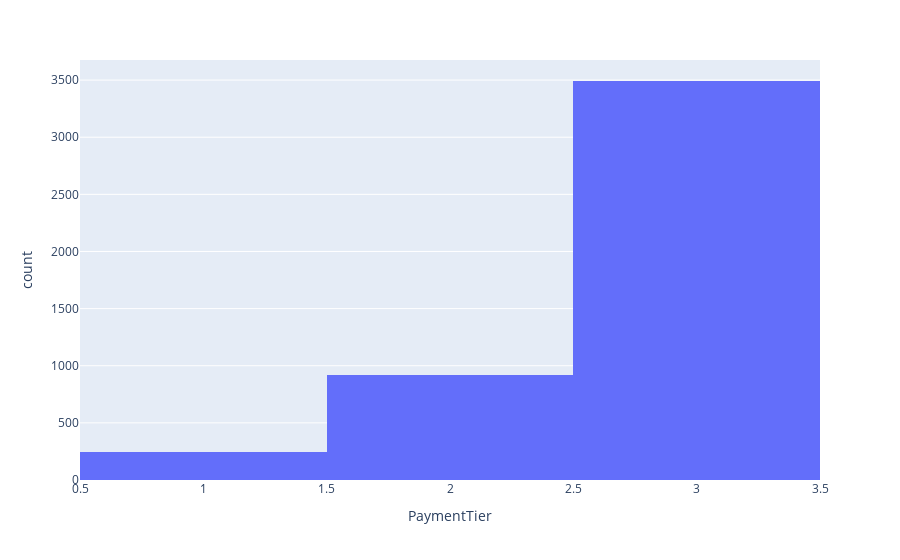

Notebook code for this chart:
### Code cell
px.histogram(data_frame=df , x ="PaymentTier")

### Figure 1 — Plotly figure (JSON) as saved in the notebook; plotly's stock layout.template omitted (floating-point values rounded to 4 significant figures; data arrays with more than 128 entries replaced by an {"elided": "..."} marker saying what was removed)
{"data": [{"alignmentgroup": "True", "bingroup": "x", "hovertemplate": "PaymentTier=%{x}<br>count=%{y}<extra></extra>", "legendgroup": "", "marker": {"color": "#636efa", "pattern": {"shape": ""}}, "name": "", "offsetgroup": "", "orientation": "v", "showlegend": false, "type": "histogram", "x": {"elided": "4653 int values"}, "xaxis": "x", "yaxis": "y"}], "layout": {"barmode": "relative", "legend": {"tracegroupgap": 0}, "margin": {"t": 60}, "xaxis": {"anchor": "y", "domain": [0, 1], "title": {"text": "PaymentTier"}}, "yaxis": {"anchor": "x", "domain": [0, 1], "title": {"text": "count"}}}}
